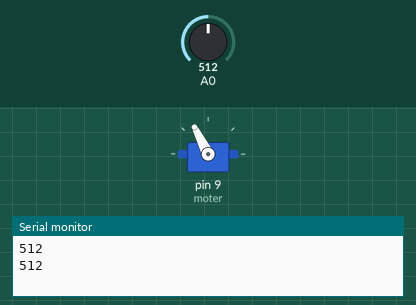
Simulated run of this sketch. Board: Arduino Uno, built with avr-gcc and run on an emulated ATmega328P. On the bench: servo, the last lines printed to the serial monitor. Inputs (shaded band) come from the test bench; at power-on: A0 = 512.

Above: at 2.0 s.
2.1 s: A0 set to 162
At 2.27 s:
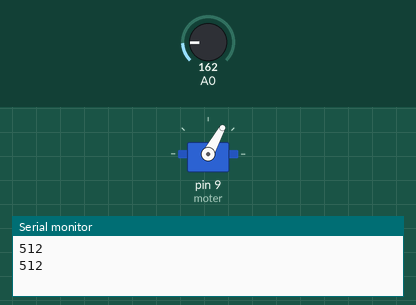
5.6 s: A0 set to 134
At 6.21 s:
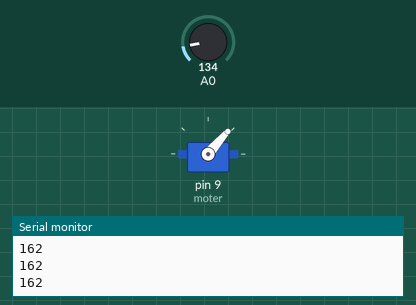
At 7.3 s:
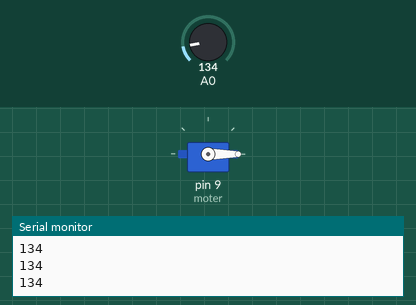
Timing chart, 0 to 8.8 s (numbered marks = the images above; inputs shaded):
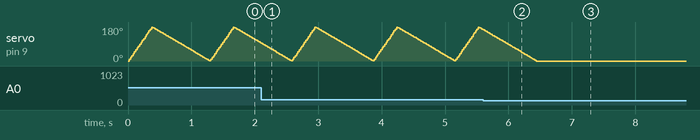

Measured:
- the behaviour switches between 150 and 149 on A0 (found by bisection; images 1 and 2)
- after the input at 5.6 s, servo on pin 9 (moter): goes on until 6.4 s, then stays 0°

The sketch:

Flex_Auto.ino
```cpp
#include <Servo.h>
Servo moter;
int pos = 0;

void setup() {
  moter.attach(9);
  Serial.begin(9600);
}

void loop() {
  int flexReading = analogRead(A0);
  Serial.println(flexReading);

  if (flexReading < 150) {
    moter.write(0);

  }
  else { //automatically sweep when the analog reading is over 150
    for (pos = 0; pos <180; pos++) {
      moter.write(pos);
      delay(2);
    }
    for (pos = 180; pos >0; pos--) {
      moter.write(pos);
      delay(5);
    }
  }
}
```
